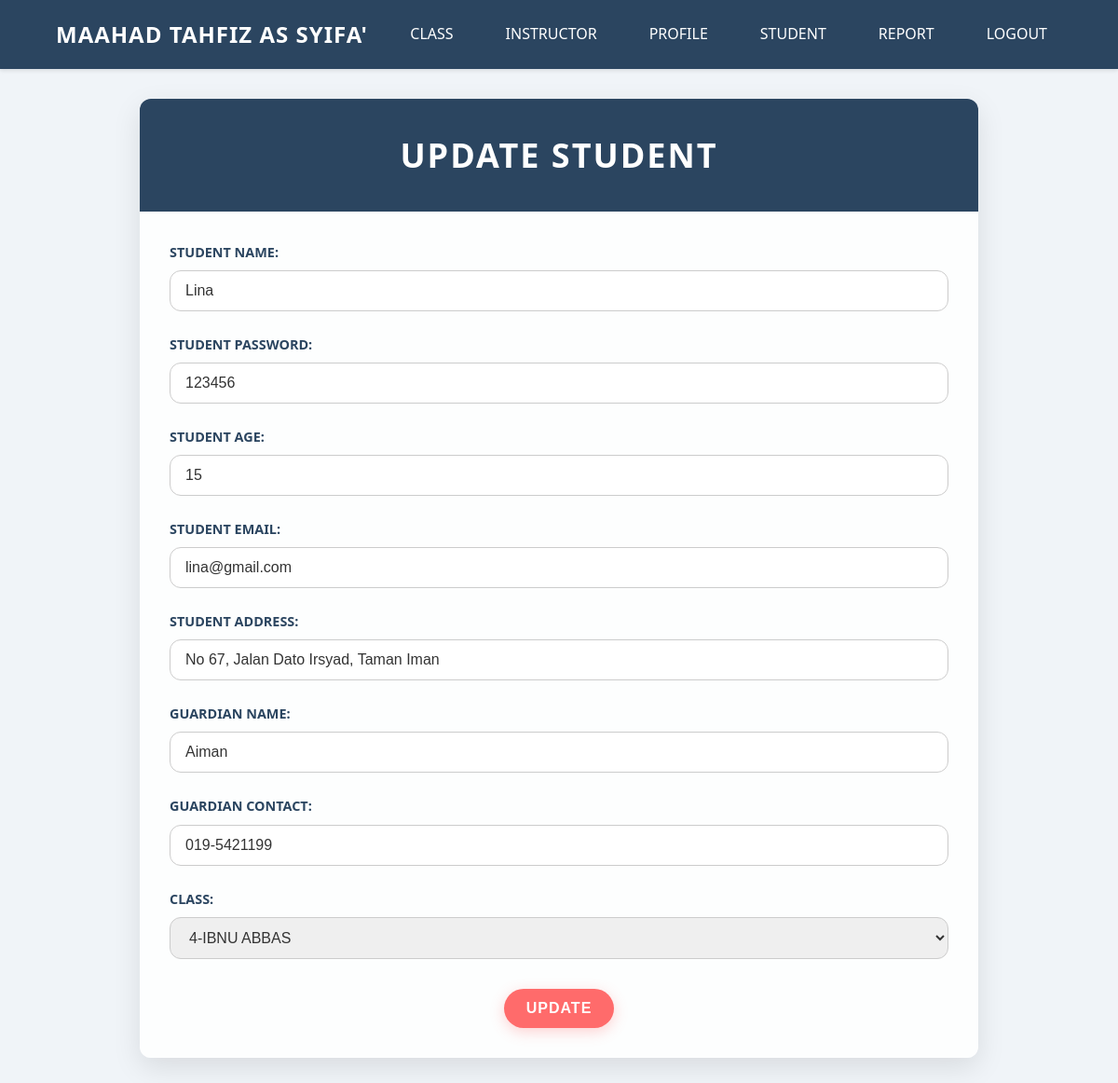
/clerkUpdateStud.php?studentIC=090726060212 (signed in), run on the app's committed database.
### tables this page shows
CREATE TABLE `student` (
  `studentIC` varchar(14) NOT NULL,
  `studentPass` varchar(255) NOT NULL,
  `studentName` varchar(30) NOT NULL,
  `studentAge` int NOT NULL,
  `studentEmail` varchar(30) NOT NULL,
  `studentAddress` varchar(100) NOT NULL,
  `guardianName` varchar(30) NOT NULL,
  `guardianContact` varchar(12) NOT NULL,
  `status` varchar(2) NOT NULL,
  `classID` varchar(10) NOT NULL
);

CREATE TABLE `class` (
  `classID` varchar(10) NOT NULL,
  `className` varchar(30) NOT NULL,
  `classCount` int NOT NULL,
  `staffID` varchar(10) NOT NULL
);

### clerkUpdateStud.php (the view, shortened to what this page needs)
<?php
include_once "clerkHeader.php";
$studentPass = "";
$studentName = "";
$studentAge = "";
$studentEmail = "";
$studentAddress = "";
$guardianName = "";
$guardianContact = "";
$classID = "";
$classes = [];
$queryClasses = "SELECT classID, className FROM class";
$resultClasses = $conn->query($queryClasses);
if ($resultClasses->num_rows > 0) {
    while ($row = $resultClasses->fetch_assoc()) {
        $classes[] = $row;
    }
}
if (isset($_GET['studentIC'])) {
    $studentIC = $_GET['studentIC'];
    $query = "
        SELECT studentIC, studentPass, studentName, studentAge, studentEmail, studentAddress, guardianName, guardianContact, classID
        FROM student
        WHERE studentIC = ?
    ";
    $stmt = $conn->prepare($query);
    $stmt->bind_param("s", $studentIC);
    $stmt->execute();
    $result = $stmt->get_result();
    if ($result->num_rows > 0) {
        $student = $result->fetch_assoc();
        $studentPass = $student['studentPass'];
        $studentName = $student['studentName'];
        $studentAge = $student['studentAge'];
        $studentEmail = $student['studentEmail'];
        $studentAddress = $student['studentAddress'];
        $guardianName = $student['guardianName'];
        $guardianContact = $student['guardianContact'];
        $classID = $student['classID'];
    } else {
        header("Location: clerkStuList.php");
        exit;
    }
} else {
    header("Location: clerkStuList.php");
    exit;
}
?>
<!DOCTYPE html>
<html lang="en">
<head>
</head>
<body>
    <div class="update-container">
        <div class="update-header">
            <h2>Update Student</h2>
        </div>
        <div class="update-content">
            <form method="post" onsubmit="return validateForm()">
                <div class="form-group">
                    <label for="studentName">Student Name:</label>
                    <input type="text" id="studentName" name="studentName" class="form-control"
                        value="<?php echo htmlspecialchars($studentName); ?>" pattern="[A-Za-z\s]+"
                        title="Only letters and spaces are allowed" required>
                </div>
                <div class="form-group">
                    <label for="studentPass">Student Password:</label>
                    <input type="text" id="studentPass" name="studentPass" class="form-control"
                        value="<?php echo htmlspecialchars($studentPass); ?>" required>
                </div>
                <div class="form-group">
                    <label for="studentAge">Student Age:</label>
                    <input type="number" id="studentAge" name="studentAge" class="form-control"
                        value="<?php echo htmlspecialchars($studentAge); ?>" required>
                </div>
                <div class="form-group">
                    <label for="studentEmail">Student Email:</label>
                    <input type="email" id="studentEmail" name="studentEmail" class="form-control"
                        value="<?php echo htmlspecialchars($studentEmail); ?>" required>
                </div>
                <div class="form-group">
                    <label for="studentAddress">Student Address:</label>
                    <input type="text" id="studentAddress" name="studentAddress" class="form-control"
                        value="<?php echo htmlspecialchars($studentAddress); ?>" required>
                </div>
                <div class="form-group">
                    <label for="guardianName">Guardian Name:</label>
                    <input type="text" id="guardianName" name="guardianName" class="form-control"
                        value="<?php echo htmlspecialchars($guardianName); ?>" pattern="[A-Za-z\s]+"
                        title="Only letters and spaces are allowed" required>
                </div>
                <div class="form-group">
                    <label for="guardianContact">Guardian Contact:</label>
                    <input type="text" id="guardianContact" name="guardianContact" class="form-control"
                        value="<?php echo htmlspecialchars($guardianContact); ?>" pattern="01\d-\d{7}"
                        title="Format: 01#-#######" required>
                </div>
                <div class="form-group">
                    <label for="classID">Class:</label>
                    <select id="classID" name="classID" class="form-control" required>
                        <?php foreach ($classes as $class): ?>
                            <option value="<?php echo $class['classID']; ?>" <?php if ($class['classID'] == $classID) echo 'selected'; ?>>
                                <?php echo $class['classID'] . '-' . $class['className']; ?>
                            </option>
                        <?php endforeach; ?>
                    </select>
                </div>
                <div class="btn-container">
                    <input type="submit" value="Update" class="btn btn-primary">
                </div>
            </form>
        </div>
    </div>
</body>
</html>

### clerkHeader.php (style rules this page uses)
:root { --primary-color: #2b4560; --secondary-color: #ffffff; --hover-color: #3a5f81; --background-color: #f0f4f8; }
* { margin: 0; padding: 0; box-sizing: border-box; }
body { font-family: 'Segoe UI', Tahoma, Geneva, Verdana, sans-serif; background-color: var(--background-color); line-height: 1.6; }

### clerkUpdateStud.php (style rules this page uses)
:root { --primary-color: #2b4560; --secondary-color: #ffffff; --accent-color: #ff6b6b; --text-color: #333; --border-radius: 12px; }
body { font-family: 'Segoe UI', Tahoma, Geneva, Verdana, sans-serif; background-color: #f0f4f8; line-height: 1.6; margin: 0; padding: 0; }
.update-container { max-width: 900px; margin: 2rem auto; background: rgba(255, 255, 255, 0.9); border-radius: var(--border-radius); box-shadow: 0 10px 30px rgba(0, 0, 0, 0.1); overflow: hidden; }
.update-header { background-color: var(--primary-color); color: var(--secondary-color); padding: 2rem; text-align: center; font-size: 1.5em; letter-spacing: 2px; text-transform: uppercase; }
.update-content { padding: 2rem; }
.form-group { margin-bottom: 1.5rem; }
.form-group label { display: block; font-weight: 600; margin-bottom: 0.5rem; color: var(--primary-color); font-size: 0.9em; text-transform: uppercase; }
.form-control { width: 100%; padding: 0.75rem 1rem; border: 1px solid #ccc; border-radius: var(--border-radius); font-size: 1em; color: var(--text-color); transition: all 0.3s ease; }
.btn-container { display: flex; justify-content: center; gap: 1rem; margin-top: 2rem; }
.btn { padding: 0.75rem 1.5rem; font-size: 1em; cursor: pointer; border: none; border-radius: 50px; transition: all 0.3s ease; text-decoration: none; text-transform: uppercase; font-weight: 600; letter-spacing: 1px; }
.btn-primary { background-color: var(--accent-color); color: var(--secondary-color); box-shadow: 0 4px 15px rgba(255, 107, 107, 0.3); }

### data on the page
student: studentName "Lina", studentPass "123456", studentAge "15", studentEmail "lina@gmail.com", studentAddress "No 67, Jalan Dato Irsyad, Taman Iman", guardianName "Aiman", guardianContact "019-5421199", classID "4-IBNU ABBAS"
